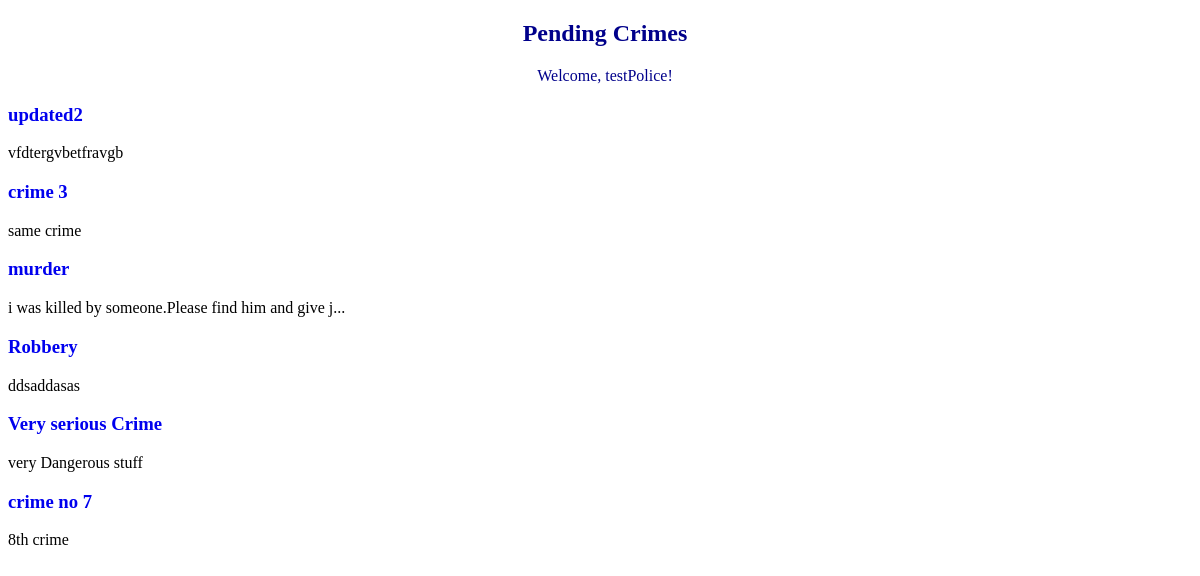
Page /police/selectCrime/ (signed in) on the earlier database version.
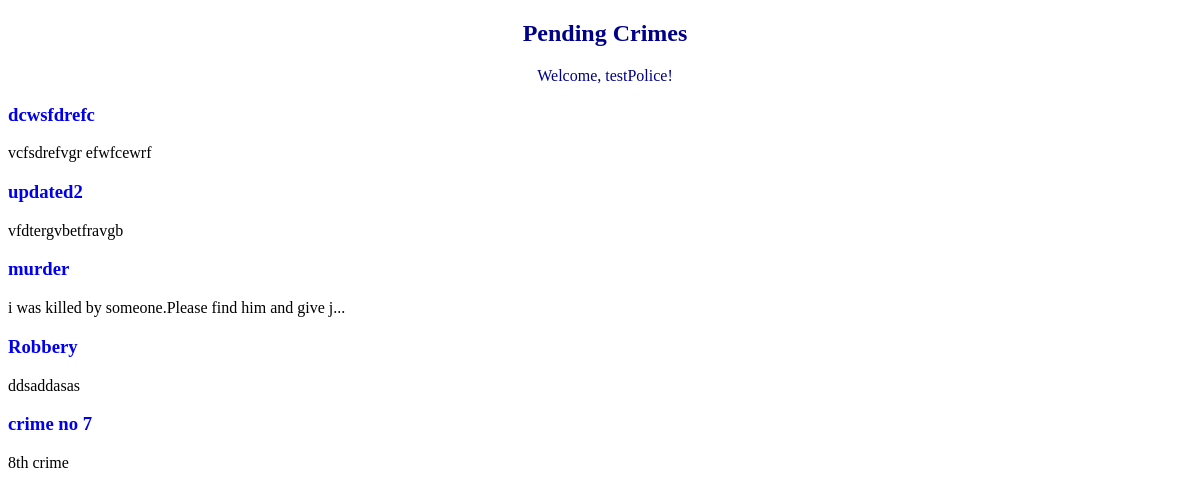
Same page on the later database version.
### police/models.py (models this page shows, shortened)
class Crime(models.Model):
    statusChoice = [
        ("Completed", "Completed"),
        ("Investigating", "Investigating"),
        ("Request Pending", "Request Pending"),
    ]
    crime_type = models.CharField(max_length=50)
    description = models.TextField()
    location = models.CharField(max_length=50)
    station = models.ForeignKey(Station, on_delete=models.CASCADE)
    status = models.CharField(max_length=50, choices=statusChoice)
    submitted_by = models.ForeignKey(CivilianModel, on_delete=models.CASCADE)

### police/views.py (the view)
# urls.py: path("selectCrime/", views.view_pending_crimes, name="pendingCrimes"),
@login_required(login_url="policeLogin")
@user_passes_test(is_police, login_url="policeLogin")
def view_pending_crimes(request):
    crimes = Crime.objects.filter(
        Q(status="Request Pending") | Q(status="Investigating")
    )
    return render(request, "police_template/pendingCrimes.html", {"crimes": crimes})

### police/views.py (called while the page is built)
def is_police(user):
    return user.user_type == "Police"

### templates/police_template/pendingCrimes.html (shortened to what this page needs)
{% load static %}
<!DOCTYPE html>
<html lang="en">
<head>
    <link rel="stylesheet" href="{% static 'css/police/pendingcrimes.css' %}">
</head>
<body>
    <h2>Pending Crimes</h2>
    <div class="p"><p>Welcome, {{request.user.username}}!</p></div>
    {% for crime in crimes %}
        <h3><a href="{% url 'crime' crime.id %}">{{crime.crime_type}}</a></h3>
        {% if crime.description|length > 50 %}
            <p>{{ crime.description|slice:":50" }}...</p>
        {% else %}
            <p>{{crime.description}}</p>
        {% endif %}
    {% endfor %}
</body>
</html>

Differences in the rows shown:
no longer on this page (row edited): Crime: crime_type "crime 3", description "same crime"
no longer on this page (row edited): Crime: crime_type "Very serious Crime", description "very Dangerous stuff"
now on this page (row edited): Crime: crime_type "dcwsfdrefc", description "vcfsdrefvgr efwfcewrf"
